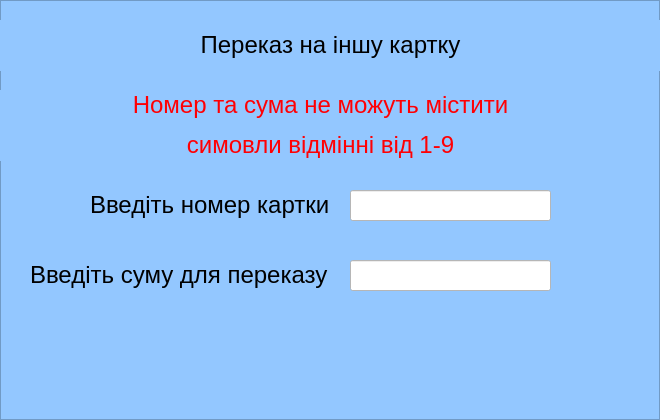
<?xml version="1.0" encoding="UTF-8"?>
<ui version="4.0">
 <class>SendMoneyToAnotherCard</class>
 <widget class="QFrame" name="SendMoneyToAnotherCard">
  <property name="geometry">
   <rect>
    <x>0</x>
    <y>0</y>
    <width>660</width>
    <height>420</height>
   </rect>
  </property>
  <property name="windowTitle">
   <string>Frame</string>
  </property>
  <property name="autoFillBackground">
   <bool>false</bool>
  </property>
  <property name="styleSheet">
   <string notr="true">background-color: rgb(147, 199, 255)</string>
  </property>
  <property name="frameShape">
   <enum>QFrame::StyledPanel</enum>
  </property>
  <property name="frameShadow">
   <enum>QFrame::Raised</enum>
  </property>
  <widget class="QLabel" name="label">
   <property name="geometry">
    <rect>
     <x>90</x>
     <y>180</y>
     <width>241</width>
     <height>51</height>
    </rect>
   </property>
   <property name="text">
    <string>&lt;html&gt;&lt;head/&gt;&lt;body&gt;&lt;p&gt;&lt;span style=&quot; font-size:18pt;&quot;&gt;Введіть номер картки&lt;/span&gt;&lt;/p&gt;&lt;/body&gt;&lt;/html&gt;</string>
   </property>
   <property name="textFormat">
    <enum>Qt::AutoText</enum>
   </property>
  </widget>
  <widget class="QLabel" name="label_2">
   <property name="geometry">
    <rect>
     <x>30</x>
     <y>250</y>
     <width>301</width>
     <height>51</height>
    </rect>
   </property>
   <property name="text">
    <string>&lt;html&gt;&lt;head/&gt;&lt;body&gt;&lt;p&gt;&lt;span style=&quot; font-size:18pt;&quot;&gt;Введіть суму для переказу&lt;/span&gt;&lt;/p&gt;&lt;/body&gt;&lt;/html&gt;</string>
   </property>
   <property name="textFormat">
    <enum>Qt::AutoText</enum>
   </property>
  </widget>
  <widget class="QLineEdit" name="card_number_line">
   <property name="enabled">
    <bool>true</bool>
   </property>
   <property name="geometry">
    <rect>
     <x>350</x>
     <y>190</y>
     <width>201</width>
     <height>31</height>
    </rect>
   </property>
   <property name="font">
    <font>
     <pointsize>16</pointsize>
    </font>
   </property>
   <property name="autoFillBackground">
    <bool>false</bool>
   </property>
   <property name="styleSheet">
    <string notr="true">background-color: rgb(255, 255, 255)</string>
   </property>
   <property name="text">
    <string/>
   </property>
   <property name="maxLength">
    <number>16</number>
   </property>
  </widget>
  <widget class="QLineEdit" name="sum_to_transfer">
   <property name="enabled">
    <bool>true</bool>
   </property>
   <property name="geometry">
    <rect>
     <x>350</x>
     <y>260</y>
     <width>201</width>
     <height>31</height>
    </rect>
   </property>
   <property name="font">
    <font>
     <pointsize>16</pointsize>
    </font>
   </property>
   <property name="autoFillBackground">
    <bool>false</bool>
   </property>
   <property name="styleSheet">
    <string notr="true">background-color: rgb(255, 255, 255)</string>
   </property>
   <property name="text">
    <string/>
   </property>
   <property name="maxLength">
    <number>16</number>
   </property>
  </widget>
  <widget class="QLabel" name="label_3">
   <property name="geometry">
    <rect>
     <x>0</x>
     <y>20</y>
     <width>661</width>
     <height>51</height>
    </rect>
   </property>
   <property name="text">
    <string>&lt;html&gt;&lt;head/&gt;&lt;body&gt;&lt;p align=&quot;center&quot;&gt;&lt;span style=&quot; font-size:18pt;&quot;&gt;Переказ на іншу картку&lt;/span&gt;&lt;/p&gt;&lt;/body&gt;&lt;/html&gt;</string>
   </property>
   <property name="textFormat">
    <enum>Qt::AutoText</enum>
   </property>
  </widget>
  <widget class="QLabel" name="error">
   <property name="enabled">
    <bool>true</bool>
   </property>
   <property name="geometry">
    <rect>
     <x>-10</x>
     <y>90</y>
     <width>661</width>
     <height>71</height>
    </rect>
   </property>
   <property name="acceptDrops">
    <bool>false</bool>
   </property>
   <property name="text">
    <string>&lt;html&gt;&lt;head/&gt;&lt;body&gt;&lt;p align=&quot;center&quot;&gt;&lt;span style=&quot; font-size:18pt; color:#ff0004;&quot;&gt;Номер та сума не можуть містити&lt;/span&gt;&lt;/p&gt;&lt;p align=&quot;center&quot;&gt;&lt;span style=&quot; font-size:18pt; color:#ff0004;&quot;&gt; симовли відмінні від 1-9&lt;/span&gt;&lt;/p&gt;&lt;/body&gt;&lt;/html&gt;</string>
   </property>
   <property name="textFormat">
    <enum>Qt::AutoText</enum>
   </property>
  </widget>
 </widget>
 <resources/>
 <connections/>
</ui>
